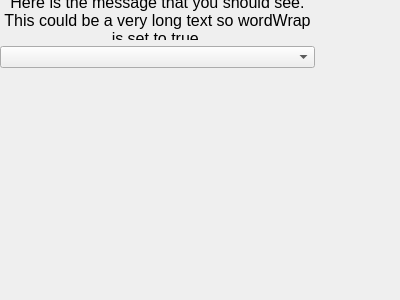
<ui version="4.0" >
 <class>Form</class>
 <widget class="QWidget" name="Form" >
  <property name="geometry" >
   <rect>
    <x>0</x>
    <y>0</y>
    <width>400</width>
    <height>300</height>
   </rect>
  </property>
  <property name="windowTitle" >
   <string>Form</string>
  </property>
  <widget class="QWidget" name="layoutWidget" >
   <property name="geometry" >
    <rect>
     <x>0</x>
     <y>0</y>
     <width>315</width>
     <height>68</height>
    </rect>
   </property>
   <layout class="QVBoxLayout" >
    <item>
     <widget class="QLabel" name="lblQuestion" >
      <property name="sizePolicy" >
       <sizepolicy vsizetype="Preferred" hsizetype="Expanding" >
        <horstretch>0</horstretch>
        <verstretch>0</verstretch>
       </sizepolicy>
      </property>
      <property name="font" >
       <font>
        <pointsize>12</pointsize>
       </font>
      </property>
      <property name="text" >
       <string>Here is the message that you should see. This could be a very long text so wordWrap is set to true.</string>
      </property>
      <property name="alignment" >
       <set>Qt::AlignCenter</set>
      </property>
      <property name="wordWrap" >
       <bool>true</bool>
      </property>
     </widget>
    </item>
    <item>
     <widget class="QComboBox" name="cboAnswer" />
    </item>
   </layout>
  </widget>
 </widget>
 <resources/>
 <connections/>
</ui>
